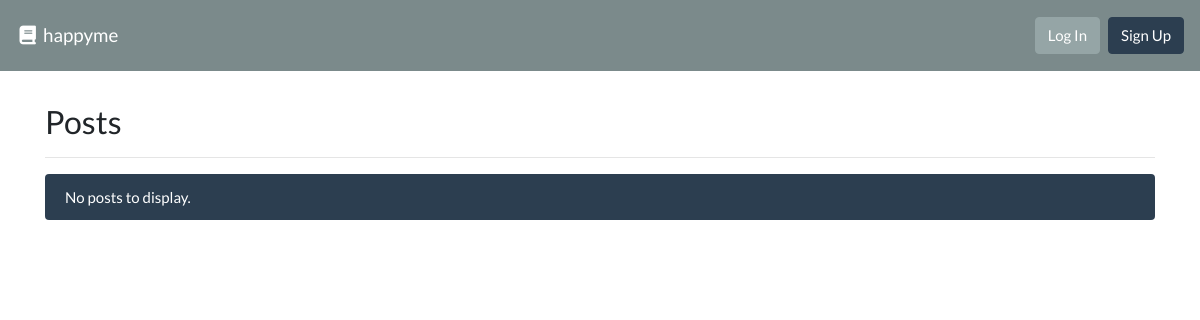
/, run on an earlier commit of the app's database.
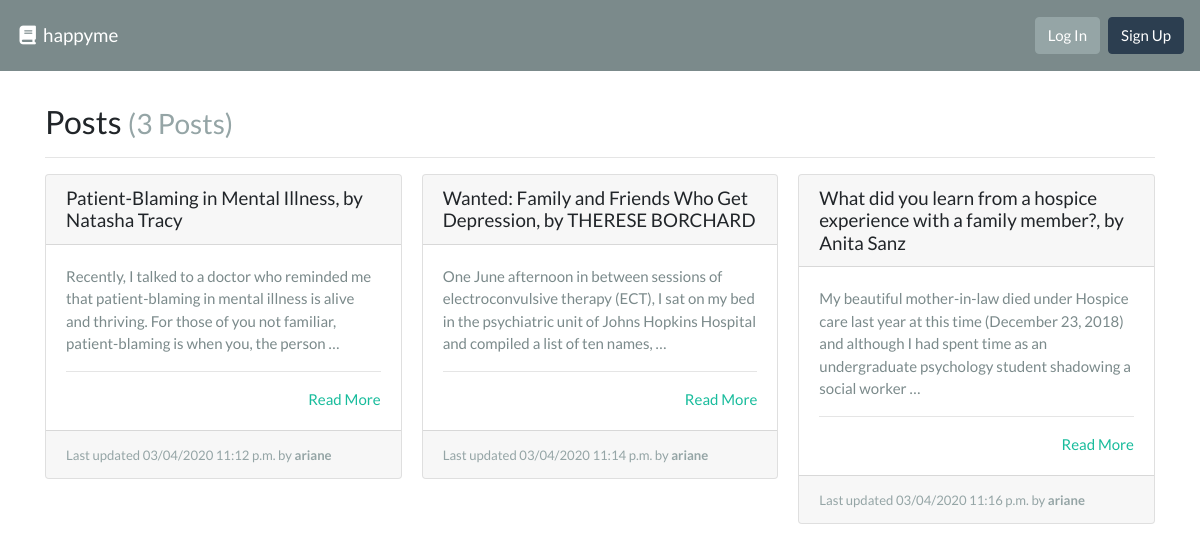
And on a later commit of the database.
### blog/models.py (models this page shows, shortened)
class Posts(models.Model):
    title = models.CharField(max_length=600, unique=True, help_text="Title for your post")
    author = models.ForeignKey(User, on_delete=models.PROTECT, help_text="The user that made this post")
    slug = models.CharField(max_length=600, blank=True, editable=False,
        help_text="Unique URL path to access this page. Generated by the system")
    content = models.TextField(help_text="Write the content of your post here")
    created = models.DateTimeField(auto_now_add=True,
        help_text="The date and time this page was created. Automatically generated when the model saves.")
    modified = models.DateTimeField(auto_now=True,
        help_text="The date and time this page was last updated. Automatically generated when the model updates.")

### blog/views.py (the view)
# urls.py: path('', PostsListView.as_view(), name='blog-list-page'),
class PostsListView(ListView):
    model = Posts
    def get(self, request):
        posts = self.get_queryset().all()
        return render(request, 'blog/list.html', {
            'posts': posts
        })

### blog/templates/blog/list.html
{% extends "base.html" %}
{% block content %}
  <h3>Posts {% if posts %}<small class="text-muted">({{ posts|length }} Post{{ posts|length|pluralize:"s" }})</small>{% endif %}</h3>
  <hr>
  {% if posts %}
    <div class="card-columns">
      {% for post in posts %}
        {% include "blog/partials/card.html" %}
      {% endfor %}
    </div>
  {% else %}
    <div class="alert alert-primary" role="alert">No posts to display.</div>
  {% endif %}
{% endblock %}

### templates/base.html (shortened to what this page needs)
<!doctype html>
<html lang="en">
  <head>
    <link href="https://stackpath.bootstrapcdn.com/bootswatch/4.4.1/flatly/bootstrap.min.css" rel="stylesheet">
  </head>
  <body>
    <nav class="navbar navbar-expand-md navbar-dark bg-dark">
      <a class="navbar-brand" href="{% url 'blog-list-page' %}"><i class="fas fa-fw fa-book"></i> happyme</a>
      <form class="form-inline ml-auto">
        {% if not user.is_authenticated %}
          <a href="{% url 'login' %}" class="btn btn-secondary ml-2">Log In</a>
          <a href="{% url 'signup' %}" class="btn btn-primary ml-2">Sign Up</a>
        {% endif %}
      </form>
    </nav>
    <main role="main" class="container" style="margin-top: 4vh;">
      {% block content %}{% endblock %}
    </main>
  </body>

### blog/templates/blog/partials/card.html
<div class="card mb-3">
    <h5 class="card-header ">{{ post.title }}</h5>
    <div class="card-body border-dark">
        <p class="card-text text-dark">
        {{ post.content|truncatewords_html:30 }}
        <hr>
        <div class="text-right"><a href="{% url 'blog-details-page' post.slug %}" title="Read More">Read More</a></div>
    </div>
    <div class="card-footer">
        <small class="text-muted">Last updated {{ post.modified|date:"SHORT_DATETIME_FORMAT" }} by <b>{{ post.author.username }}</b></small>
    </div>
</div>

What changed in the data, as far as the page shows it:
added Posts: title "Patient-Blaming in Mental Illness, by Natasha Tracy", content "Recently, I talked to a doctor who reminded me that patient-blaming in mental illness is alive and thriving. For those of you not familiar, patient-blaming is when you, the person …", modified "03/04/2020 11:12 p.m.", author.username "ariane"
added Posts: title "Wanted: Family and Friends Who Get Depression, by THERESE BORCHARD", content "One June afternoon in between sessions of electroconvulsive therapy (ECT), I sat on my bed in the psychiatric unit of Johns Hopkins Hospital and compiled a list of ten names, …", modified "03/04/2020 11:14 p.m.", author.username "ariane"
added Posts: title "What did you learn from a hospice experience with a family member?, by Anita Sanz", content "My beautiful mother-in-law died under Hospice care last year at this time (December 23, 2018) and although I had spent time as an undergraduate psychology student shadowing a social worker …", modified "03/04/2020 11:16 p.m.", author.username "ariane"
Also different on the page:
{{ posts|length }}: (not shown) → "3"
text no longer shown: "No posts to display."
text now shown: "( Post )"
